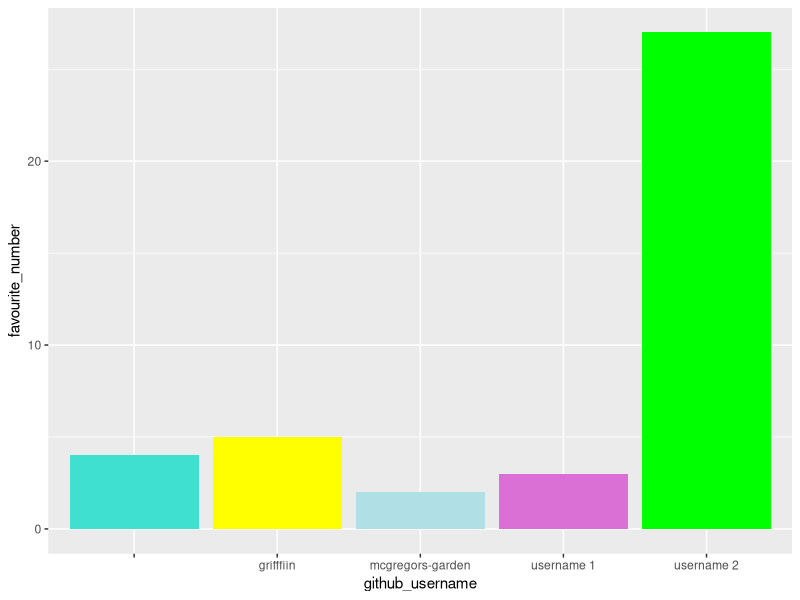

Generate this figure with R:
## ---- chunk 1
library(tidyverse) 
## ---- chunk 2
team_data <- tibble(
  name = c("Neo", "Dylan", "Anna", 
           "Ethan", "Griffin"),
  github_username = c("mcgregors-garden", "username 1", "username 2", 
                      "", "grifffiin"), 
  colour = c("powderblue", "orchid", "green", 
             "turquoise", "yellow"),
  hobby = c("Hopping", "hobby 1", "hobby 2", 
            "hobby 3", "hobby 4"),
  favourite_number = c(2, 3, 27, 4, 5)
  )

team_data
## ---- chunk 3
p1 <- ggplot(data = team_data, 
             mapping = aes(x = github_username, 
                           y = favourite_number,
                           fill = colour), 
             ) +
   geom_col() +
   scale_fill_identity()
p1
